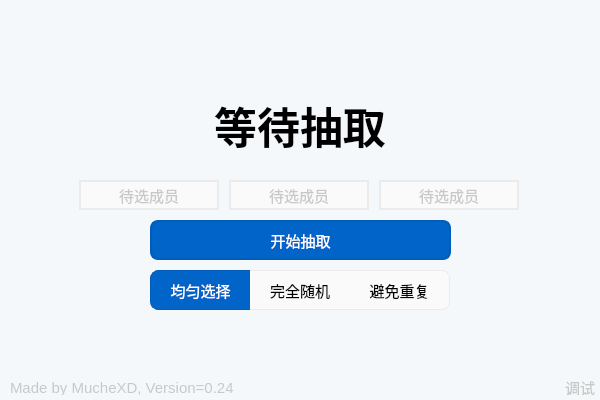
<?xml version="1.0" encoding="UTF-8"?>
<ui version="4.0">
 <class>mainWindowClass</class>
 <widget class="QWidget" name="mainWindowClass">
  <property name="geometry">
   <rect>
    <x>0</x>
    <y>0</y>
    <width>600</width>
    <height>400</height>
   </rect>
  </property>
  <property name="font">
   <font>
    <family>Microsoft YaHei UI</family>
    <pointsize>11</pointsize>
    <italic>false</italic>
    <bold>false</bold>
   </font>
  </property>
  <property name="windowTitle">
   <string>RNC - Random Name Caller</string>
  </property>
  <property name="styleSheet">
   <string notr="true">background-color: #f5f8fa;
font: 10.5pt &quot;Microsoft YaHei UI&quot;;</string>
  </property>
  <widget class="QPushButton" name="btn_startChoosing">
   <property name="enabled">
    <bool>true</bool>
   </property>
   <property name="geometry">
    <rect>
     <x>150</x>
     <y>220</y>
     <width>301</width>
     <height>40</height>
    </rect>
   </property>
   <property name="font">
    <font>
     <family>Microsoft YaHei UI</family>
     <pointsize>11</pointsize>
     <italic>false</italic>
     <bold>false</bold>
    </font>
   </property>
   <property name="styleSheet">
    <string notr="true">QPushButton 
{
	color: #ffffff;
	background-color: #0064c8;
	border-color: #005db9;
	border-width: 2px;
	border-style: solid;
	border-radius: 8px;
}
QPushButton:disabled 
{
	color: #c8c8c8;
	background-color: #f0f0f0;
	border-color: #f0f0f0;
}
QPushButton:hover
{
	background-color: #106fcd;
	border-color: #0f69be;
}
QPushButton:pressed 
{
	background-color: #217cd2;
	border-color: #1f74c3;
}</string>
   </property>
   <property name="text">
    <string>开始抽取</string>
   </property>
   <property name="flat">
    <bool>false</bool>
   </property>
  </widget>
  <widget class="QLabel" name="text_resultName">
   <property name="geometry">
    <rect>
     <x>0</x>
     <y>80</y>
     <width>600</width>
     <height>90</height>
    </rect>
   </property>
   <property name="font">
    <font>
     <family>Microsoft YaHei UI</family>
     <pointsize>32</pointsize>
     <italic>false</italic>
     <bold>true</bold>
    </font>
   </property>
   <property name="styleSheet">
    <string notr="true">font: 700 32pt &quot;Microsoft YaHei UI&quot;;</string>
   </property>
   <property name="text">
    <string>等待抽取</string>
   </property>
   <property name="alignment">
    <set>Qt::AlignCenter</set>
   </property>
  </widget>
  <widget class="QWidget" name="widget_modeBox" native="true">
   <property name="geometry">
    <rect>
     <x>150</x>
     <y>260</y>
     <width>300</width>
     <height>50</height>
    </rect>
   </property>
   <property name="styleSheet">
    <string notr="true">QPushButton 
{
	color: #000000;
	background-color: #fafafa;
	border-color: #ebebeb;
	border-style: solid;
}
QPushButton:disabled 
{
	color: #c8c8c8;
	background-color: #f0f0f0;
	border-color: #f0f0f0;
}

QPushButton:hover
{
	background-color:#f0f6fa;
	border-color: #e2e7eb;
}

QPushButton:pressed 
{
	background-color: #ebf0f5;
	border-color: #dde1e6;
}
QPushButton:checked 
{
	color: #ffffff;
	background-color: #0064c8;
	border-color: #005db9;
}</string>
   </property>
   <widget class="QPushButton" name="btn_mode_pseudoRandom">
    <property name="enabled">
     <bool>true</bool>
    </property>
    <property name="geometry">
     <rect>
      <x>0</x>
      <y>10</y>
      <width>100</width>
      <height>40</height>
     </rect>
    </property>
    <property name="styleSheet">
     <string notr="true">border-width: 1px 0px 1px 1px;
border-top-left-radius: 8px;
border-bottom-left-radius: 8px;</string>
    </property>
    <property name="text">
     <string>均匀选择</string>
    </property>
    <property name="checkable">
     <bool>true</bool>
    </property>
    <property name="checked">
     <bool>true</bool>
    </property>
    <property name="autoRepeat">
     <bool>false</bool>
    </property>
    <property name="autoExclusive">
     <bool>true</bool>
    </property>
    <property name="modeID" stdset="0">
     <number>0</number>
    </property>
   </widget>
   <widget class="QPushButton" name="btn_mode_completelyRandom">
    <property name="geometry">
     <rect>
      <x>100</x>
      <y>10</y>
      <width>100</width>
      <height>40</height>
     </rect>
    </property>
    <property name="styleSheet">
     <string notr="true">border-width: 1px 0px 1px 0px;</string>
    </property>
    <property name="text">
     <string>完全随机</string>
    </property>
    <property name="checkable">
     <bool>true</bool>
    </property>
    <property name="autoExclusive">
     <bool>true</bool>
    </property>
    <property name="modeID" stdset="0">
     <number>1</number>
    </property>
   </widget>
   <widget class="QPushButton" name="btn_mode_avoidRepeat">
    <property name="geometry">
     <rect>
      <x>200</x>
      <y>10</y>
      <width>100</width>
      <height>40</height>
     </rect>
    </property>
    <property name="styleSheet">
     <string notr="true">border-width: 1px 1px 1px 0px;
border-top-right-radius: 8px;
border-bottom-right-radius: 8px;</string>
    </property>
    <property name="text">
     <string>避免重复</string>
    </property>
    <property name="checkable">
     <bool>true</bool>
    </property>
    <property name="autoExclusive">
     <bool>true</bool>
    </property>
    <property name="modeID" stdset="0">
     <number>2</number>
    </property>
   </widget>
  </widget>
  <widget class="QLabel" name="text_progInfo">
   <property name="geometry">
    <rect>
     <x>10</x>
     <y>380</y>
     <width>240</width>
     <height>15</height>
    </rect>
   </property>
   <property name="styleSheet">
    <string notr="true">color: rgb(200, 200, 200);</string>
   </property>
   <property name="text">
    <string>Made by MucheXD, Version=0.24</string>
   </property>
  </widget>
  <widget class="QLabel" name="text_choosingInfo">
   <property name="geometry">
    <rect>
     <x>20</x>
     <y>180</y>
     <width>561</width>
     <height>30</height>
    </rect>
   </property>
   <property name="styleSheet">
    <string notr="true">color: #c8c8c8;
font: 11.5pt &quot;Microsoft YaHei UI&quot;;</string>
   </property>
   <property name="text">
    <string>点击&quot;开始抽取&quot;以启动</string>
   </property>
   <property name="textFormat">
    <enum>Qt::AutoText</enum>
   </property>
   <property name="alignment">
    <set>Qt::AlignCenter</set>
   </property>
  </widget>
  <widget class="QWidget" name="widget_candidateArea" native="true">
   <property name="enabled">
    <bool>true</bool>
   </property>
   <property name="geometry">
    <rect>
     <x>69</x>
     <y>180</y>
     <width>461</width>
     <height>30</height>
    </rect>
   </property>
   <property name="styleSheet">
    <string notr="true">QLabel
{
	color: #c8c8c8;
	background-color: #fafafa;
	border-color: #ebebeb;
	border-style: solid;
	border-width: 2px;
}
QLabel[styleType=&quot;0&quot;]
{
	color: #000000;
	border-color: #0064c8;
}
QLabel[styleType=&quot;1&quot;]
{
	color: #ffffff;
	background-color: #0064c8;
	border-color: #005db9;
}</string>
   </property>
   <widget class="QLabel" name="candidateMember_1">
    <property name="enabled">
     <bool>true</bool>
    </property>
    <property name="geometry">
     <rect>
      <x>10</x>
      <y>0</y>
      <width>140</width>
      <height>30</height>
     </rect>
    </property>
    <property name="text">
     <string>待选成员</string>
    </property>
    <property name="alignment">
     <set>Qt::AlignCenter</set>
    </property>
    <property name="styleType" stdset="0">
     <number>-1</number>
    </property>
   </widget>
   <widget class="QLabel" name="candidateMember_2">
    <property name="enabled">
     <bool>true</bool>
    </property>
    <property name="geometry">
     <rect>
      <x>160</x>
      <y>0</y>
      <width>140</width>
      <height>30</height>
     </rect>
    </property>
    <property name="text">
     <string>待选成员</string>
    </property>
    <property name="alignment">
     <set>Qt::AlignCenter</set>
    </property>
    <property name="styleType" stdset="0">
     <number>0</number>
    </property>
   </widget>
   <widget class="QLabel" name="candidateMember_3">
    <property name="enabled">
     <bool>true</bool>
    </property>
    <property name="geometry">
     <rect>
      <x>310</x>
      <y>0</y>
      <width>140</width>
      <height>30</height>
     </rect>
    </property>
    <property name="text">
     <string>待选成员</string>
    </property>
    <property name="alignment">
     <set>Qt::AlignCenter</set>
    </property>
    <property name="styleType" stdset="0">
     <number>1</number>
    </property>
   </widget>
   <widget class="QFrame" name="frame_candidateFlash">
    <property name="geometry">
     <rect>
      <x>0</x>
      <y>0</y>
      <width>0</width>
      <height>0</height>
     </rect>
    </property>
    <property name="styleSheet">
     <string notr="true">background-color: #0064c8;</string>
    </property>
    <property name="frameShape">
     <enum>QFrame::StyledPanel</enum>
    </property>
    <property name="frameShadow">
     <enum>QFrame::Raised</enum>
    </property>
   </widget>
  </widget>
  <widget class="QPushButton" name="btn_testTool">
   <property name="geometry">
    <rect>
     <x>560</x>
     <y>380</y>
     <width>40</width>
     <height>15</height>
    </rect>
   </property>
   <property name="styleSheet">
    <string notr="true">color: rgb(200, 200, 200);
border-style: none;
text-decoration:underline;</string>
   </property>
   <property name="text">
    <string>调试</string>
   </property>
  </widget>
 </widget>
 <layoutdefault spacing="6" margin="11"/>
 <resources>
  <include location="RNC.qrc"/>
 </resources>
 <connections/>
</ui>
